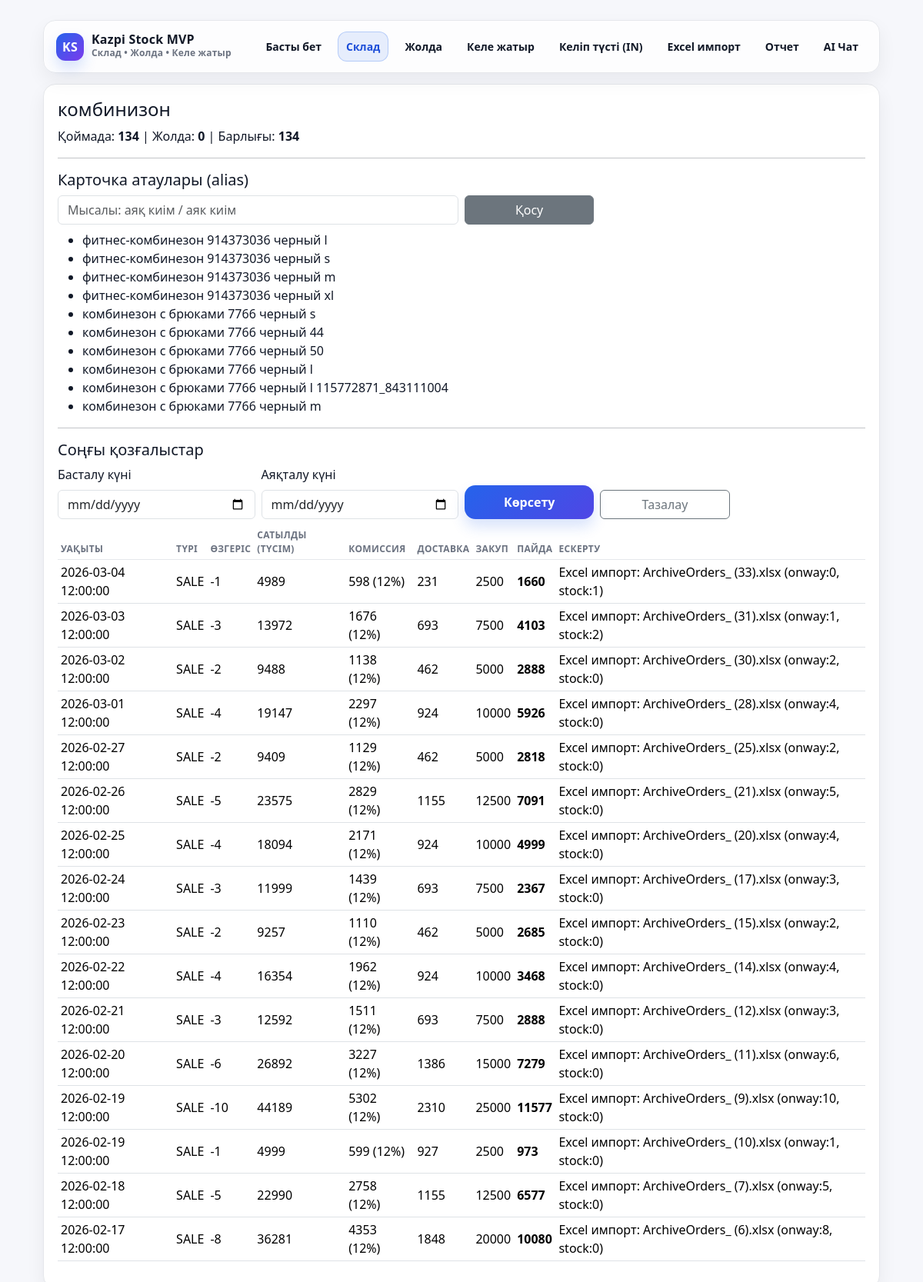
/products/1, run on the app's committed database.
### models.py (models this page shows, shortened)
class Product(db.Model):
    __tablename__ = "products"
    id = db.Column(db.Integer, primary_key=True)
    name = db.Column(db.String(255), nullable=False, unique=True)
    purchase_price = db.Column(db.Integer, nullable=False, default=0)
    stock_qty = db.Column(db.Integer, nullable=False, default=0)
    reserved_qty = db.Column(db.Integer, nullable=False, default=0)
    onway_qty = db.Column(db.Integer, nullable=False, default=0)

class ProductAlias(db.Model):
    __tablename__ = "product_aliases"
    id = db.Column(db.Integer, primary_key=True)
    product_id = db.Column(db.Integer, db.ForeignKey("products.id"), nullable=False)
    alias = db.Column(db.String(255), nullable=False, unique=True)

class StockMovement(db.Model):
    __tablename__ = "stock_movements"
    id = db.Column(db.Integer, primary_key=True)
    product_id = db.Column(db.Integer, db.ForeignKey("products.id"), nullable=False)
    kind = db.Column(db.String(20), nullable=False)
    qty_change = db.Column(db.Integer, nullable=False)
    note = db.Column(db.String(255), nullable=True)
    sale_sum = db.Column(db.Integer, nullable=False, default=0)         # түсім
    delivery_cost = db.Column(db.Integer, nullable=False, default=0)    # доставка (продавец)
    commission_pct = db.Column(db.Integer, nullable=False, default=12)  # комиссия %
    created_at = db.Column(db.DateTime, nullable=False, default=datetime.utcnow)

### app.py (the view, shortened to what this page needs)
@app.route("/products/<int:product_id>", methods=["GET", "POST"])
def product_detail(product_id: int):
    p = Product.query.get_or_404(product_id)
    aliases = ProductAlias.query.filter_by(product_id=p.id).all()
    start_str = request.args.get("start", "").strip()
    end_str = request.args.get("end", "").strip()
    q = StockMovement.query.filter_by(product_id=p.id)
    if start_str:
        try:
            sd = datetime.strptime(start_str, "%Y-%m-%d").date()
            q = q.filter(StockMovement.created_at >= datetime.combine(sd, time.min))
        except Exception:
            pass
    if end_str:
        try:
            ed = datetime.strptime(end_str, "%Y-%m-%d").date()
            q = q.filter(StockMovement.created_at <= datetime.combine(ed, time.max))
        except Exception:
            pass
    movements = q.order_by(StockMovement.created_at.desc()).limit(200).all()
    return render_template(
        "product_detail.html",
        product=p,
        aliases=aliases,
        movements=movements,
        start=start_str,
        end=end_str
    )

### templates/product_detail.html
{% extends "base.html" %}
{% block content %}
<h4>{{ product.name }}</h4>
<p>
  Қоймада: <b>{{ product.stock_qty }}</b> |
  Жолда: <b>{{ product.in_transit_qty or 0 }}</b> |
  Барлығы: <b>{{ (product.stock_qty or 0) + (product.in_transit_qty or 0) }}</b>
</p>
<hr>
<h5>Карточка атаулары (alias)</h5>
<form class="row g-2 mb-2" method="post">
  <div class="col-md-6">
    <input class="form-control" name="alias" placeholder="Мысалы: аяқ киім / аяк киім">
  </div>
  <div class="col-md-2">
    <button class="btn btn-secondary w-100">Қосу</button>
  </div>
</form>
<ul>
  {% for a in aliases %}
    <li>{{ a.alias }}</li>
  {% endfor %}
</ul>
<hr>
<h5>Соңғы қозғалыстар</h5>
<form class="row g-2 mb-2" method="get">
  <div class="col-md-3">
    <label class="form-label">Басталу күні</label>
    <input type="date" class="form-control" name="start" value="{{ start or '' }}">
  </div>
  <div class="col-md-3">
    <label class="form-label">Аяқталу күні</label>
    <input type="date" class="form-control" name="end" value="{{ end or '' }}">
  </div>
  <div class="col-md-2 d-flex align-items-end">
    <button class="btn btn-primary w-100">Көрсету</button>
  </div>
  <div class="col-md-2 d-flex align-items-end">
    <a class="btn btn-outline-secondary w-100" href="{{ url_for('product_detail', product_id=product.id) }}">Тазалау</a>
  </div>
</form>
<table class="table table-sm">
  <thead>
    <tr>
      <th>Уақыты</th>
      <th>Түрі</th>
      <th>Өзгеріс</th>
      <th>Сатылды (түсім)</th>
      <th>Комиссия</th>
      <th>Доставка</th>
      <th>Закуп</th>
      <th>Пайда</th>
      <th>Ескерту</th>
    </tr>
  </thead>
  <tbody>
    {% for m in movements %}
      {% if m.kind == 'SALE' %}
        {% set qty = (-m.qty_change) %}
        {% set revenue = (m.sale_sum or 0) %}
        {% set delivery = (m.delivery_cost or 0) %}
        {% set pct = (m.commission_pct or 12) %}
        {% set commission = (revenue * pct // 100) %}
        {% set cogs = (qty * (product.purchase_price or 0)) %}
        {% set profit = revenue - commission - delivery - cogs %}
        <tr>
          <td>{{ m.created_at }}</td>
          <td>{{ m.kind }}</td>
          <td>{{ m.qty_change }}</td>
          <td>{{ revenue }}</td>
          <td>{{ commission }} ({{ pct }}%)</td>
          <td>{{ delivery }}</td>
          <td>{{ cogs }}</td>
          <td><b>{{ profit }}</b></td>
          <td>{{ m.note or '' }}</td>
        </tr>
      {% endif %}
    {% endfor %}
  </tbody>
</table>
{% endblock %}

### templates/base.html (style rules this page uses)
:root { --bg: #f6f7fb; --card: #ffffff; --text: #111827; --muted: #6b7280; --line: #e5e7eb; --brand: #2563eb; --brand2:#1d4ed8; --shadow: 0 10px 25px rgba(17,24,39,.06); --radius: 16px; }
body { background: var(--bg); color: var(--text); }
.table { --bs-table-bg: transparent; }
.table thead th { font-size: 12px; letter-spacing: .35px; text-transform: uppercase; color: var(--muted); border-bottom: 1px solid var(--line); }
.table tbody td { border-top: 1px solid rgba(229,231,235,.7); vertical-align: middle; }
.btn-primary { background: linear-gradient(135deg, var(--brand), #4f46e5); border: none; box-shadow: 0 10px 18px rgba(37,99,235,.18); border-radius: 14px; font-weight: 700; padding: 10px 14px; }

### data on the page
Product: name "комбинизон", stock_qty "134", (product.stock_qtyor0)+(product.in_transit_qtyor0) "134"
ProductAlias: alias "фитнес-комбинезон 914373036 черный l"
ProductAlias: alias "фитнес-комбинезон 914373036 черный s"
ProductAlias: alias "фитнес-комбинезон 914373036 черный m"
ProductAlias: alias "фитнес-комбинезон 914373036 черный xl"
ProductAlias: alias "комбинезон с брюками 7766 черный s"
ProductAlias: alias "комбинезон с брюками 7766 черный 44"
ProductAlias: alias "комбинезон с брюками 7766 черный 50"
ProductAlias: alias "комбинезон с брюками 7766 черный l"
ProductAlias: alias "комбинезон с брюками 7766 черный l 115772871_843111004"
ProductAlias: alias "комбинезон с брюками 7766 черный m"
StockMovement: created_at "2026-03-04 12:00:00", kind "SALE", qty_change "-1", sale_sum "4989", commission "598", commission_pct "12", delivery_cost "231", cogs "2500", profit "1660", note "Excel импорт: ArchiveOrders_ (33).xlsx (onway:0, stock:1)"
StockMovement: created_at "2026-03-03 12:00:00", kind "SALE", qty_change "-3", sale_sum "13972", commission "1676", commission_pct "12", delivery_cost "693", cogs "7500", profit "4103", note "Excel импорт: ArchiveOrders_ (31).xlsx (onway:1, stock:2)"
StockMovement: created_at "2026-03-02 12:00:00", kind "SALE", qty_change "-2", sale_sum "9488", commission "1138", commission_pct "12", delivery_cost "462", cogs "5000", profit "2888", note "Excel импорт: ArchiveOrders_ (30).xlsx (onway:2, stock:0)"
StockMovement: created_at "2026-03-01 12:00:00", kind "SALE", qty_change "-4", sale_sum "19147", commission "2297", commission_pct "12", delivery_cost "924", cogs "10000", profit "5926", note "Excel импорт: ArchiveOrders_ (28).xlsx (onway:4, stock:0)"
StockMovement: created_at "2026-02-27 12:00:00", kind "SALE", qty_change "-2", sale_sum "9409", commission "1129", commission_pct "12", delivery_cost "462", cogs "5000", profit "2818", note "Excel импорт: ArchiveOrders_ (25).xlsx (onway:2, stock:0)"
StockMovement: created_at "2026-02-26 12:00:00", kind "SALE", qty_change "-5", sale_sum "23575", commission "2829", commission_pct "12", delivery_cost "1155", cogs "12500", profit "7091", note "Excel импорт: ArchiveOrders_ (21).xlsx (onway:5, stock:0)"
StockMovement: created_at "2026-02-25 12:00:00", kind "SALE", qty_change "-4", sale_sum "18094", commission "2171", commission_pct "12", delivery_cost "924", cogs "10000", profit "4999", note "Excel импорт: ArchiveOrders_ (20).xlsx (onway:4, stock:0)"
StockMovement: created_at "2026-02-24 12:00:00", kind "SALE", qty_change "-3", sale_sum "11999", commission "1439", commission_pct "12", delivery_cost "693", cogs "7500", profit "2367", note "Excel импорт: ArchiveOrders_ (17).xlsx (onway:3, stock:0)"
StockMovement: created_at "2026-02-23 12:00:00", kind "SALE", qty_change "-2", sale_sum "9257", commission "1110", commission_pct "12", delivery_cost "462", cogs "5000", profit "2685", note "Excel импорт: ArchiveOrders_ (15).xlsx (onway:2, stock:0)"
StockMovement: created_at "2026-02-22 12:00:00", kind "SALE", qty_change "-4", sale_sum "16354", commission "1962", commission_pct "12", delivery_cost "924", cogs "10000", profit "3468", note "Excel импорт: ArchiveOrders_ (14).xlsx (onway:4, stock:0)"
StockMovement: created_at "2026-02-21 12:00:00", kind "SALE", qty_change "-3", sale_sum "12592", commission "1511", commission_pct "12", delivery_cost "693", cogs "7500", profit "2888", note "Excel импорт: ArchiveOrders_ (12).xlsx (onway:3, stock:0)"
StockMovement: created_at "2026-02-20 12:00:00", kind "SALE", qty_change "-6", sale_sum "26892", commission "3227", commission_pct "12", delivery_cost "1386", cogs "15000", profit "7279", note "Excel импорт: ArchiveOrders_ (11).xlsx (onway:6, stock:0)"
StockMovement: created_at "2026-02-19 12:00:00", kind "SALE", qty_change "-10", sale_sum "44189", commission "5302", commission_pct "12", delivery_cost "2310", cogs "25000", profit "11577", note "Excel импорт: ArchiveOrders_ (9).xlsx (onway:10, stock:0)"
StockMovement: created_at "2026-02-19 12:00:00", kind "SALE", qty_change "-1", sale_sum "4999", commission "599", commission_pct "12", delivery_cost "927", cogs "2500", profit "973", note "Excel импорт: ArchiveOrders_ (10).xlsx (onway:1, stock:0)"
StockMovement: created_at "2026-02-18 12:00:00", kind "SALE", qty_change "-5", sale_sum "22990", commission "2758", commission_pct "12", delivery_cost "1155", cogs "12500", profit "6577", note "Excel импорт: ArchiveOrders_ (7).xlsx (onway:5, stock:0)"
StockMovement: created_at "2026-02-17 12:00:00", kind "SALE", qty_change "-8", sale_sum "36281", commission "4353", commission_pct "12", delivery_cost "1848", cogs "20000", profit "10080", note "Excel импорт: ArchiveOrders_ (6).xlsx (onway:8, stock:0)"

### other printed values
{{ product.in_transit_qty or 0 }} "0"
